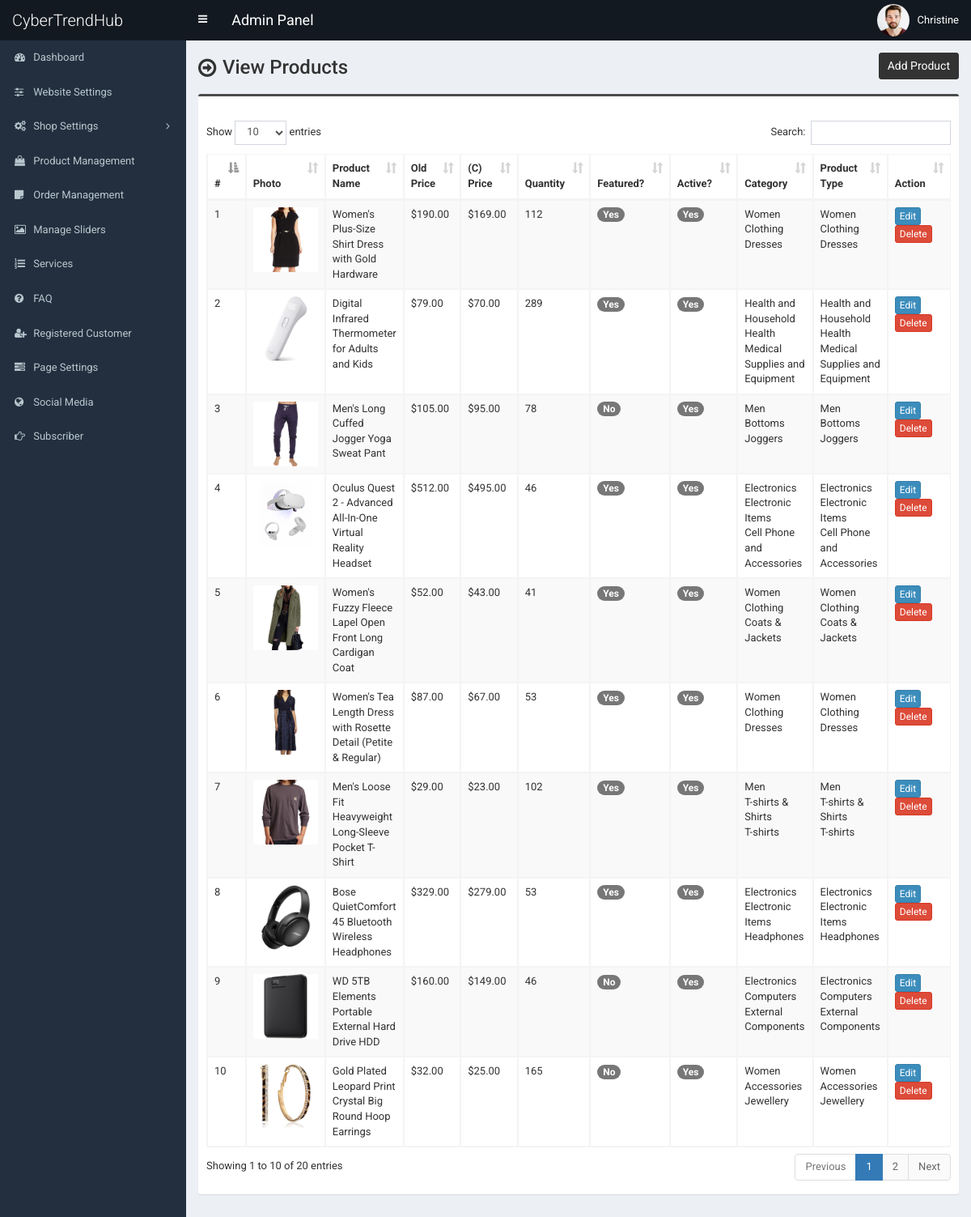
The app's page /admin/product1.php (signed in) with its own data.
### tables this page shows
CREATE TABLE `tbl_product` (
  `p_id` int(11) NOT NULL,
  `p_name` varchar(255) NOT NULL,
  `p_old_price` decimal(10,2) NOT NULL,
  `p_current_price` decimal(10,2) NOT NULL,
  `p_qty` int(10) NOT NULL,
  `p_featured_photo` varchar(255) NOT NULL,
  `p_description` text NOT NULL,
  `p_short_description` text NOT NULL,
  `p_feature` text NOT NULL,
  `p_condition` text NOT NULL,
  `p_return_policy` text NOT NULL,
  `p_total_view` int(11) NOT NULL,
  `p_is_featured` int(1) NOT NULL,
  `p_is_active` int(1) NOT NULL,
  `ecat_id` int(11) NOT NULL,
  `product_type` enum('Local','Dropshipping','Digital') DEFAULT NULL,
  `cj_product_id` varchar(100) DEFAULT NULL,
  `source_url` varchar(255) DEFAULT NULL,
  `vendor_name` varchar(50) DEFAULT NULL,
  `inventory_sync` tinyint(1) DEFAULT 1
);

CREATE TABLE `tbl_top_category` (
  `tcat_id` int(11) NOT NULL,
  `tcat_name` varchar(255) NOT NULL,
  `show_on_menu` int(1) NOT NULL
);

CREATE TABLE `tbl_mid_category` (
  `mcat_id` int(11) NOT NULL,
  `mcat_name` varchar(255) NOT NULL,
  `tcat_id` int(11) NOT NULL
);

CREATE TABLE `tbl_end_category` (
  `ecat_id` int(11) NOT NULL,
  `ecat_name` varchar(255) NOT NULL,
  `mcat_id` int(11) NOT NULL
);

### admin/product1.php (the view, shortened to what this page needs)
<?php require_once('header.php'); ?>
<?php
$statement = $pdo->prepare("SELECT
    t1.p_id, t1.p_name, t1.p_old_price, t1.p_current_price, t1.p_qty, t1.p_featured_photo, t1.p_is_featured,
    t1.p_is_active, t1.ecat_id, t2.ecat_id, t2.ecat_name, t3.mcat_id, t3.mcat_name, t4.tcat_id, t4.tcat_name
FROM tbl_product t1
JOIN tbl_end_category t2 ON t1.ecat_id = t2.ecat_id
JOIN tbl_mid_category t3 ON t2.mcat_id = t3.mcat_id
JOIN tbl_top_category t4 ON t3.tcat_id = t4.tcat_id
ORDER BY t1.p_id DESC");
$statement->execute();
$localProducts = $statement->fetchAll(PDO::FETCH_ASSOC);
?>
<section class="content-header">
    <div class="content-header-left">
        <h1>View Products</h1>
    </div>
    <div class="content-header-right">
        <a href="product-add.php" class="btn btn-primary btn-sm">Add Product</a>
    </div>
</section>
<section class="content">
    <div class="row">
        <div class="col-md-12">
            <div class="box box-info">
                <div class="box-body table-responsive">
                    <table id="example1" class="table table-bordered table-hover table-striped">
                        <thead class="thead-dark">
                            <tr>
                                <th width="10">#</th>
                                <th>Photo</th>
                                <th width="160">Product Name</th>
                                <th width="60">Old Price</th>
                                <th width="60">(C) Price</th>
                                <th width="60">Quantity</th>
                                <th>Featured?</th>
                                <th>Active?</th>
                                <th>Category</th>
                                <th>Product Type</th>
                                <th width="80">Action</th>
                            </tr>
                        </thead>
                        <tbody>
                            <?php
                            $i = 0;
                            foreach ($localProducts as $row) {
                                $i++;
                            ?>
                                <tr>
                                    <td><?php echo $i; ?></td>
                                    <td style="width:82px;">
                                        <img src="../assets/uploads/<?php echo $row['p_featured_photo']; ?>" alt="<?php echo $row['p_name']; ?>" style="width:80px;">
                                    </td>
                                    <td><?php echo $row['p_name']; ?></td>
                                    <td>$<?php echo $row['p_old_price']; ?></td>
                                    <td>$<?php echo $row['p_current_price']; ?></td>
                                    <td><?php echo $row['p_qty']; ?></td>
                                    <td>
                                        <?php echo $row['p_is_featured'] == 1 ? '<span class="badge badge-success">Yes</span>' : '<span class="badge badge-danger">No</span>'; ?>
                                    </td>
                                    <td>
                                        <?php echo $row['p_is_active'] == 1 ? '<span class="badge badge-success">Yes</span>' : '<span class="badge badge-danger">No</span>'; ?>
                                    </td>
                                    <td><?php echo $row['tcat_name']; ?><br><?php echo $row['mcat_name']; ?><br><?php echo $row['ecat_name']; ?></td>
                                    <td><?php echo $row['tcat_name']; ?><br><?php echo $row['mcat_name']; ?><br><?php echo $row['ecat_name']; ?></td>
                                    <td>
                                        <a href="product-edit.php?id=<?php echo $row['p_id']; ?>" class="btn btn-primary btn-xs">Edit</a>
                                        <a href="#" class="btn btn-danger btn-xs" data-href="product-delete.php?id=<?php echo $row['p_id']; ?>" data-toggle="modal" data-target="#confirm-delete">Delete</a>
                                    </td>
                                </tr>
                            <?php
                            }
                            ?>
                        </tbody>
                    </table>
                </div>
            </div>
        </div>
    </div>
</section>
<?php require_once('footer.php'); ?>

### admin/style.css (style rules this page uses)
body { font-size: 13px; font-family: "Roboto", sans-serif; }
.content-header > h1, .content-header .content-header-left h1 { font-family: "Roboto", sans-serif; }
.box-info { padding-top: 20px; }
.content-header { overflow: hidden; }
.content-header .content-header-left { float: left; padding-top: 5px; }
.content-header .content-header-right { float: right; }
.content-header .content-header-left h1 { margin-top: 0; margin-bottom: 0; padding-left: 30px; padding-bottom: 5px; font-size: 24px; position: relative; }
.content-header .content-header-left h1:before { position: absolute; top: 0; left: 0; font-family: "FontAwesome", sans-serif; font-size: 26px; content: "\f18e"; }
.content-header .content-header-right a { position: relative; font-size: 14px; }
.box.box-info { border-top-color: #4c4c4c; }
.content-header .content-header-right a { background-color: #333333; border-color: #333333; }

### records on screen
tbl_product: p_featured_photo (picture), p_name "Women's Plus-Size Shirt Dress with Gold Hardware", p_old_price "190.00", p_current_price "169.00", p_qty "112", p_is_featured "Yes", p_is_active "Yes", tbl_top_category.tcat_name "Women", tbl_mid_category.mcat_name "Clothing", ecat.ecat_name "Dresses"
tbl_product: p_featured_photo (picture), p_name "Digital Infrared Thermometer for Adults and Kids", p_old_price "79.00", p_current_price "70.00", p_qty "289", p_is_featured "Yes", p_is_active "Yes", tbl_top_category.tcat_name "Health and Household", tbl_mid_category.mcat_name "Health", ecat.ecat_name "Medical Supplies and Equipment"
tbl_product: p_featured_photo (picture), p_name "Men's Long Cuffed Jogger Yoga Sweat Pant", p_old_price "105.00", p_current_price "95.00", p_qty "78", p_is_featured "No", p_is_active "Yes", tbl_top_category.tcat_name "Men", tbl_mid_category.mcat_name "Bottoms", ecat.ecat_name "Joggers"
tbl_product: p_featured_photo (picture), p_name "Oculus Quest 2 - Advanced All-In-One Virtual Reality Headset", p_old_price "512.00", p_current_price "495.00", p_qty "46", p_is_featured "Yes", p_is_active "Yes", tbl_top_category.tcat_name "Electronics", tbl_mid_category.mcat_name "Electronic Items", ecat.ecat_name "Cell Phone and Accessories"
tbl_product: p_featured_photo (picture), p_name "Women's Fuzzy Fleece Lapel Open Front Long Cardigan Coat", p_old_price "52.00", p_current_price "43.00", p_qty "41", p_is_featured "Yes", p_is_active "Yes", tbl_top_category.tcat_name "Women", tbl_mid_category.mcat_name "Clothing", ecat.ecat_name "Coats & Jackets"
tbl_product: p_featured_photo (picture), p_name "Women's Tea Length Dress with Rosette Detail (Petite & Regular)", p_old_price "87.00", p_current_price "67.00", p_qty "53", p_is_featured "Yes", p_is_active "Yes", tbl_top_category.tcat_name "Women", tbl_mid_category.mcat_name "Clothing", ecat.ecat_name "Dresses"
tbl_product: p_featured_photo (picture), p_name "Men's Loose Fit Heavyweight Long-Sleeve Pocket T-Shirt", p_old_price "29.00", p_current_price "23.00", p_qty "102", p_is_featured "Yes", p_is_active "Yes", tbl_top_category.tcat_name "Men", tbl_mid_category.mcat_name "T-shirts & Shirts", ecat.ecat_name "T-shirts"
tbl_product: p_featured_photo (picture), p_name "Bose QuietComfort 45 Bluetooth Wireless Headphones", p_old_price "329.00", p_current_price "279.00", p_qty "53", p_is_featured "Yes", p_is_active "Yes", tbl_top_category.tcat_name "Electronics", tbl_mid_category.mcat_name "Electronic Items", ecat.ecat_name "Headphones"
tbl_product: p_featured_photo (picture), p_name "WD 5TB Elements Portable External Hard Drive HDD", p_old_price "160.00", p_current_price "149.00", p_qty "46", p_is_featured "No", p_is_active "Yes", tbl_top_category.tcat_name "Electronics", tbl_mid_category.mcat_name "Computers", ecat.ecat_name "External Components"
tbl_product: p_featured_photo (picture), p_name "Gold Plated Leopard Print Crystal Big Round Hoop Earrings", p_old_price "32.00", p_current_price "25.00", p_qty "165", p_is_featured "No", p_is_active "Yes", tbl_top_category.tcat_name "Women", tbl_mid_category.mcat_name "Accessories", ecat.ecat_name "Jewellery"

### other values on screen
$_SESSION['user']['full_name'] "Christine"
